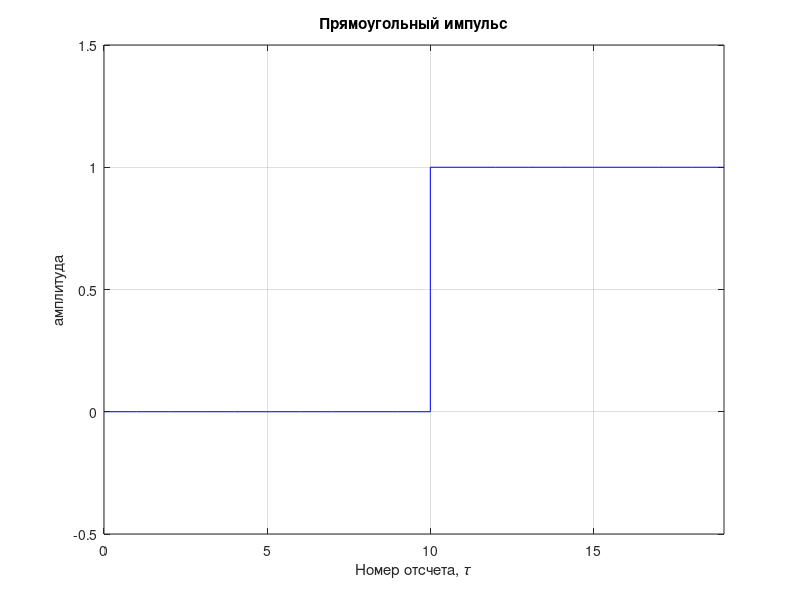
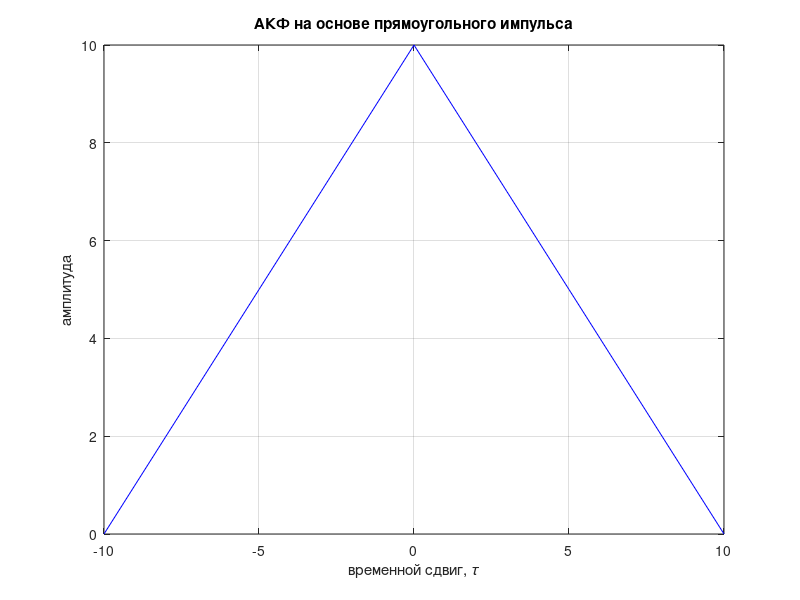
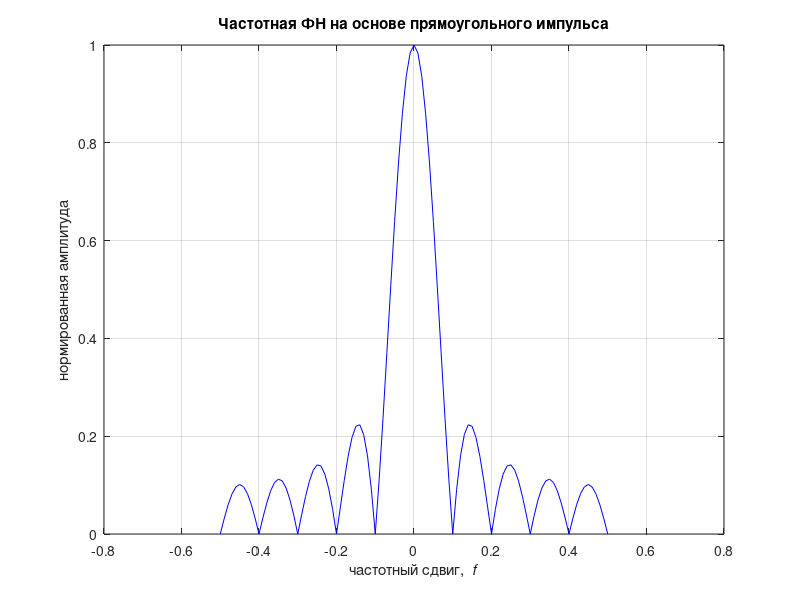
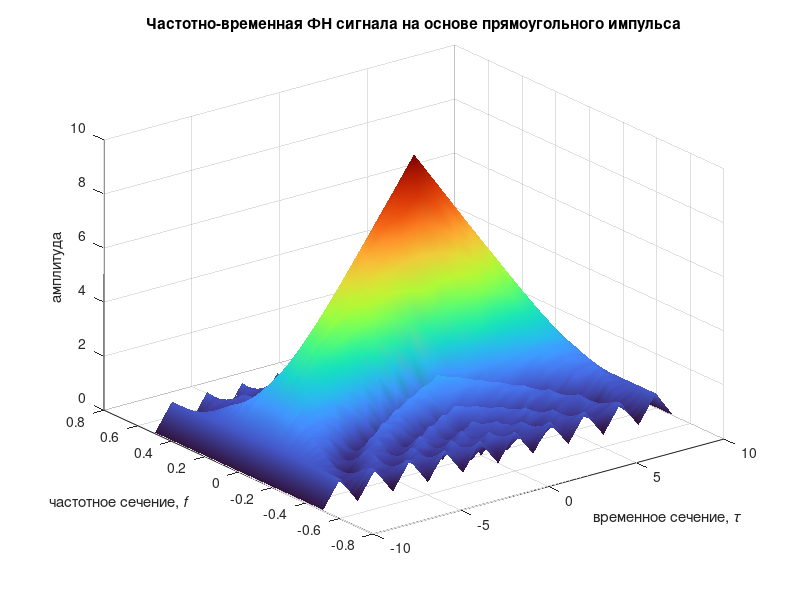

Write the MATLAB code that produced these figures, in order. (Note: this script raises an error after producing the figures.)
% Демонстрация работы модуля spingraph.m

% Очистка MATLAB Workspace
clear all

% Количество отсчетов
N = 10;

% Формируем прямоугольный импульс
impulse = [zeros(1, N), ones(1, N)];

% Фигура для графика прямоугольного импульса
figure('color', 'white');
stairs(0:length(impulse)-1, impulse, 'b');
xlim([0, 19])
ylim([-0.5, 1.5])
title('Прямоугольный импульс')
xlabel('Номер отсчета, \it\tau');
ylabel('амплитуда');
grid on;

% Инициализируем массив и цикл для АКФ
impulse_result = [];
for ii = 1:2*N+1
    shift = ii - (N+1);                                    % Сдвиг от -N до N
    shifted_impulse = circshift(impulse, [0, shift]);      % Сдвигаем сигнал
    impulse_result(ii) = sum(impulse .* shifted_impulse);  % Вычисляем корреляцию
end

% Фигура для графика АКФ
figure('color', 'white');
plot(-N:N, impulse_result, 'b');
title('АКФ на основе прямоугольного импульса')
xlabel('временной сдвиг, \it\tau');
ylabel('амплитуда');
grid on;

% Параметры для диапазона частотных сдвигов
frequency_shift = linspace(-0.5, 0.5, 101);

ambiguity = [];
for ii = 1:length(frequency_shift)
    expon = exp(-j * 2 * pi * (frequency_shift(ii)) * (0:length(impulse)-1));
    ambiguity(ii) = abs(sum(impulse .* expon));
end
ambiguity = ambiguity/max(ambiguity);

% Фигура для графика ФН (сечение по частоте)
figure('color', 'white');
plot(frequency_shift, ambiguity, 'b');
title('Частотная ФН на основе прямоугольного импульса');
xlabel('частотный сдвиг, \it f');
ylabel('нормированная амплитуда');
grid on;

% Диапазон временных сдвигов
tau = linspace(-N, N, 2*N+1);

% Цикл для функции неопределенности
ambiguity_3d = [];
for i = 1:length(tau)
    for j = 1:length(frequency_shift)
        shifted_signal = circshift(impulse, [0, round(tau(i))]);                 % Сдвигаем сигнал по времени
        expon = exp(-1j * 2 * pi * frequency_shift(j) * (0:length(impulse)-1));  % Применяем частотный сдвиг
        ambiguity_3d(i, j) = abs(sum(impulse .* shifted_signal .* expon));       % Вычисляем ФН
    end
end

% Фигура для графика ФН
figure('color', 'white');
surf(tau, frequency_shift, ambiguity_3d.');
title('Частотно-временная ФН сигнала на основе прямоугольного импульса');
xlabel('временное сечение,\it τ');
ylabel('частотное сечение,\it f');
zlabel('aмплитуда');
colormap turbo;
shading interp;

% Создание GIF-Изображения графика
spingraph('ambiguity.gif', 0:10:360, 0.5, 30, 75, 90)
